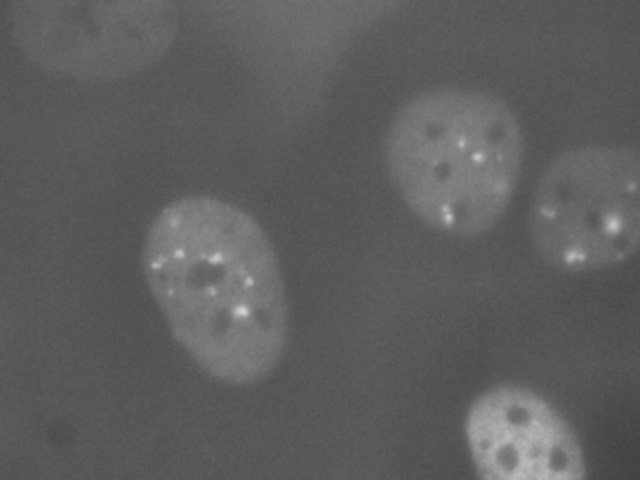
#> input picture 16.png, 640 x 480 px, given as the content of the folder /home/maciek/DOKTORAT/Harry/0Gy, which was not available
$ python test.py   (older library calls are emulated)
#> lines starting #> are read from the running program, lines starting #| are printed output that depends on the picture; after the words box and inside, x2 and y2 are one past the last pixel; in counts of white or black regions, pixels touching at a corner belong together; pictures that were not available may be replaced by others from this repository, and a replacement may not be noted
### image/selectnucleus.py
from . import imagetools as it
import cv2
import numpy as np
import tiffcapture as tc
import json


class SelectNucleus(it.ImageTools):
    """Find each nucleus on the image, split them, enumarate and create new images with nucleus at the center"""

    def __init__(self, path, debug, output_name, windows_sizes = {}):

#> called with path = '_only/16.png', debug = False, output_name = 'test/0'
        self.filename = path.split('/')[-1]
        self.debug = debug
        self.output_name = output_name
        self.current_frame = 0


        # just temporary
        self.big_contour = []
        self.centers = []


        #check if tiff
        if self.filename.split('.')[-1].lower() == 'tif':
            self.tiff = tc.opentiff(path)
            _,temp_img = self.tiff.retrieve()
            temp_img = np.array(temp_img, dtype=np.uint8)
            self.images.append(temp_img)
            for temp_img in self.tiff:
                self.images.append(np.array(temp_img, dtype=np.uint8))
            self.img = np.array(self.images[0], dtype=np.uint8)
            self.images = []
            self.all_frames = len(self.images)

        else:
            self.img_color = cv2.imread(path)
#> self.img_color is the input picture: shape (480, 640, 3); min 65, max 213, mean 94
            self.img = self.img_color

        self.thresh = self.img
        self.org_img = self.img.copy()

        self.img_w, self.img_h = self.img.shape[:2] #TODO: check
#> self.img_w = 480; self.img_h = 640

        self.windows_sizes = windows_sizes
        self.window = {"max_height": 0, "max_width": 0, "min_height": self.img.shape[:2][0], "min_width": self.img.shape[:2][1]}


    def apply_clahe(self, clipLimit=2, tileGridSize=(6,6)):
#> called with clipLimit = 2, tileGridSize = (6, 6)
        clahe = cv2.createCLAHE(clipLimit=clipLimit, tileGridSize=tileGridSize)
        self.img = clahe.apply(self.img)
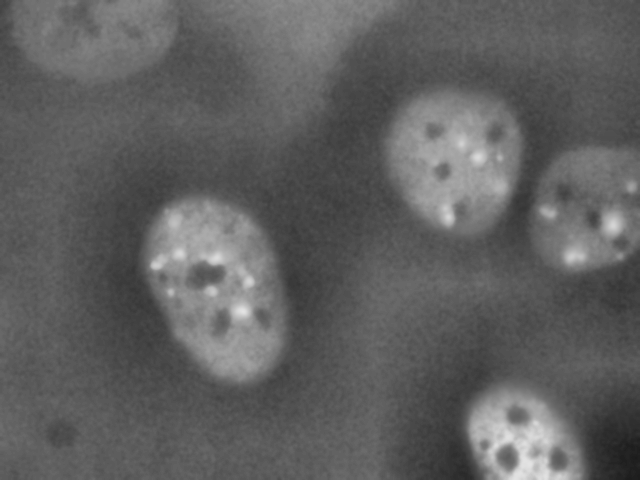
#> self.img: shape (480, 640); min 27, max 227, mean 95.6


    def convert_to_grey_scale(self):
        """creates a temporary greyscale image, later on we will need RGB one too"""
        self.img = cv2.cvtColor(self.img_color, cv2.COLOR_BGR2GRAY)
        self.org_img = self.img.copy()
        # We need some blurring to reduce high frequency noise
        self.img = cv2.GaussianBlur(self.img, (5, 5), 0)

    def apply_threshold(self):
        # _, self.thresh = cv2.threshold(self.img, 100, 255, 0)
        # _, self.thresh = cv2.threshold(self.img, 0,255,cv2.THRESH_BINARY+cv2.THRESH_OTSU)
        self.thresh = cv2.adaptiveThreshold(self.img,255,cv2.ADAPTIVE_THRESH_MEAN_C, cv2.THRESH_BINARY,201,2) #TODO: more algorithms
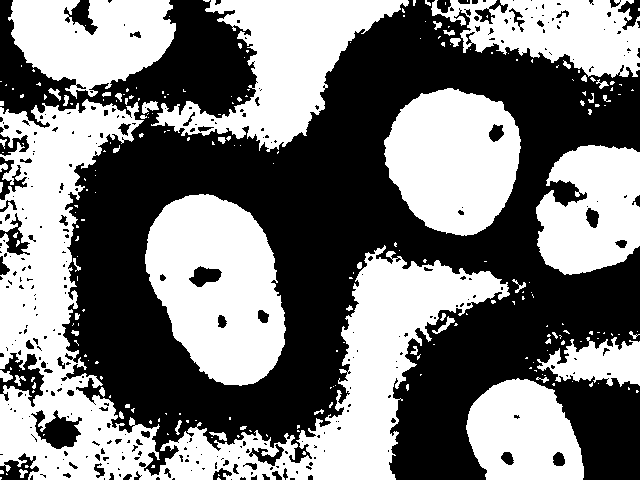
#> self.thresh: shape (480, 640); 48.3% white; 240 white regions (188 under 20 px), largest, box (x1, y1, x2, y2) and area: (0, 99, 510, 480) 52362, (145, 194, 286, 386) 18951, (151, 0, 409, 152) 15512

        # kernel = np.ones((5, 5), np.uint8) #TODO, check which better, this or erode
        # self.thresh = cv2.morphologyEx(self.thresh,cv2.MORPH_OPEN,kernel, iterations = 1)

        kernel = np.ones((5, 5), np.uint8)
        self.thresh = cv2.erode(self.thresh, kernel, iterations=1)
#> self.thresh: shape (480, 640); 36.6% white; 103 white regions (75 under 20 px), largest, box (x1, y1, x2, y2) and area: (147, 196, 283, 383) 17036, (282, 261, 499, 480) 14782, (386, 90, 518, 233) 13713

        kernel = np.ones((4, 4), np.uint8)#TODO: fnd best one
        self.thresh = cv2.dilate(self.thresh, kernel, iterations=5)
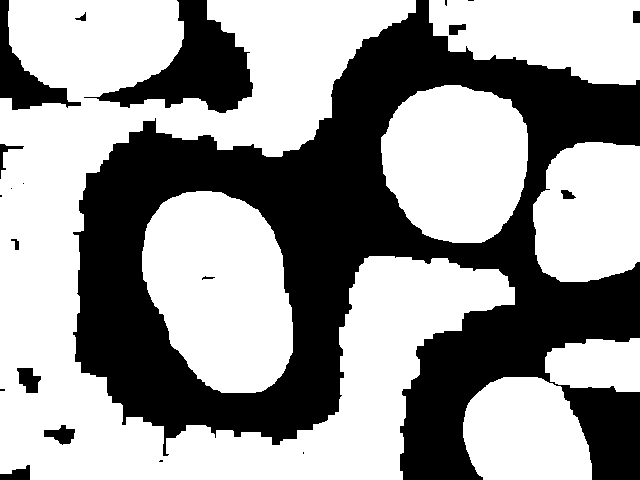
#> self.thresh: shape (480, 640); 60.3% white; 21 black regions (8 under 20 px)
        # kernel = np.ones((2, 2), np.uint8)
        # self.thresh = cv2.dilate(self.thresh, kernel, iterations=5)

    def split_nucleus(self):
        """split image and into few parts, one neclues in each"""
        self.img, contours, hierarchy = cv2.findContours(self.thresh, cv2.RETR_EXTERNAL, cv2.CHAIN_APPROX_SIMPLE)
#> contours = 7 contours; box (x1, y1, x2, y2) and area: (0, 0, 515, 480) 100780, (142, 191, 293, 393) 23066, (381, 85, 528, 243) 18270, (429, 0, 640, 85) 13340, (533, 142, 640, 282) 12822, (463, 377, 592, 480) 10742, (545, 338, 640, 392) 4098

        for i in contours:
            area = cv2.contourArea(i)  # --- find the contour having biggest area ---
            if area > self.img_w * self.img_h * 0.05: #TODO: something  better is needed
                self.big_contour.append(i)
#> this loop made 7 passes
#> area on passes 1 to 7: 10741.5, 4097.5, 23066.5, 12822.5, 18270, 13340, 100780.5
#> after the loop, self.big_contour = 3 contours; box (x1, y1, x2, y2) and area: (0, 0, 515, 480) 100780, (142, 191, 293, 393) 23066, (381, 85, 528, 243) 18270
        #check Solidity
        big_temp = []
        for cnt in self.big_contour:
            area = cv2.contourArea(cnt)
            hull = cv2.convexHull(cnt)
            hull_area = cv2.contourArea(hull)
            solidity = area/hull_area
            if solidity > 0.95:
                big_temp.append(cnt)
#> this loop made 3 passes
#> (area, hull_area, solidity) on passes 1 to 3: (23066.5, 23567, 0.979), (18270, 18620.5, 0.981), (100780.5, 221668.5, 0.455)
#> after the loop, big_temp = 2 contours; box (x1, y1, x2, y2) and area: (142, 191, 293, 393) 23066, (381, 85, 528, 243) 18270
        self.big_contour = big_temp
#> self.big_contour has the same summary as big_temp

        color = [255, 255, 255]
        stencil = np.zeros(self.img.shape).astype(self.img.dtype)
        cv2.fillPoly(stencil, self.big_contour, color)
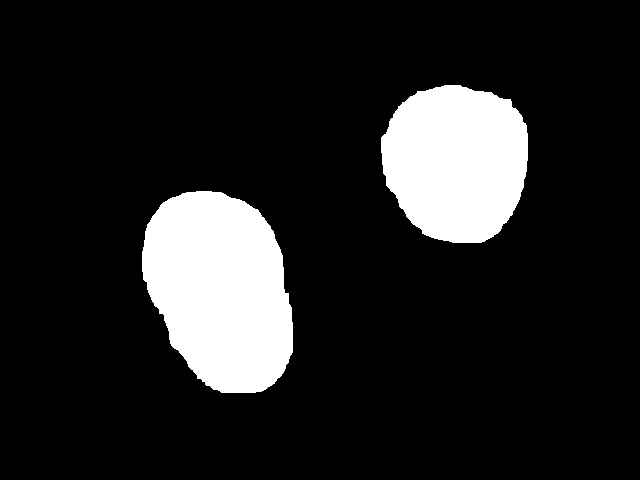
#> stencil: shape (480, 640); 13.6% white; 2 white regions, box (x1, y1, x2, y2) and area: (142, 191, 293, 393) 23336, (381, 85, 528, 243) 18503
        result = cv2.bitwise_and(self.org_img, stencil)
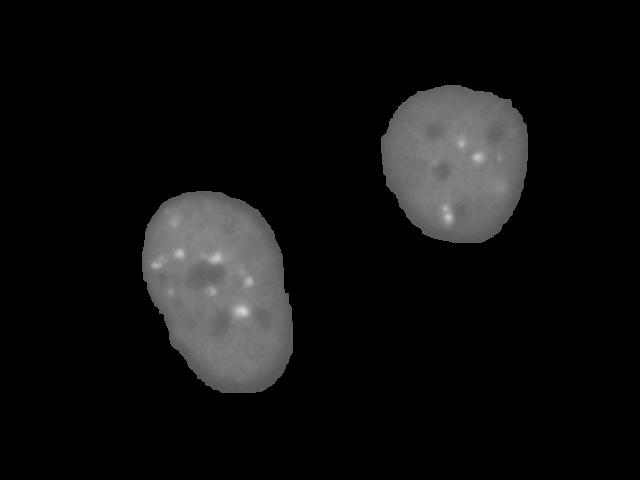
#> result: shape (480, 640); min 0, max 213, mean 15.6

        if not self.debug:
            for idx, contour in enumerate(self.big_contour):
                (x, y, w, h) = cv2.boundingRect(contour)
                self.window["max_width"] = max(self.window["max_width"], w)
                self.window["max_height"] = max(self.window["max_height"], h)
                self.window["min_width"] = max(self.window["min_width"], w)
                self.window["min_height"] = max(self.window["min_height"], h)
                self.windows_sizes[self.filename] = self.window
                print(self.windows_sizes)
                temp_img = result.copy()
                roi = temp_img[y:y+h, x:x+w]
                cv2.imwrite(str(self.output_name) + '_' + 'frame(' + str(self.current_frame)+ ')_' +  str(idx) + '_black' + '.jpg', roi)
                temp_img = self.org_img.copy()
                roi = temp_img[y:y+h, x:x+w]
                cv2.imwrite(str(self.output_name) + '_' + 'frame(' + str(self.current_frame)+ ')_' + str(idx)  + '.jpg', roi)
#> this loop made 2 passes
#> (x, y, w, h) on passes 1 to 2: (142, 191, 151, 202), (381, 85, 147, 158)
#| {'16.png': {'max_height': 202, 'max_width': 151, 'min_height': 480, 'min_width': 640}}
#| {'16.png': {'max_height': 202, 'max_width': 151, 'min_height': 480, 'min_width': 640}}
#> pass 1, in split_nucleus, `roi = temp_img[y:y+h, x:x+w]`:
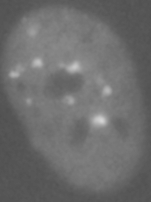
#> roi: shape (202, 151); min 79, max 213, mean 108.9
#> pass 2, in split_nucleus, `roi = temp_img[y:y+h, x:x+w]`:
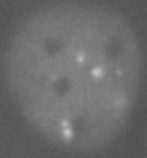
#> roi: shape (158, 147); min 82, max 196, mean 108.3
#> after the loop, self.window = {'max_height': 202, 'max_width': 151, 'min_height': 480, 'min_width': 640}; self.windows_sizes = 1 item


        if self.debug:
            self.img = cv2.cvtColor(self.img, cv2.COLOR_GRAY2RGB)
            for contour in self.big_contour:
                (x, y, w, h) = cv2.boundingRect(contour)
                cv2.rectangle(self.org_img, (x, y), (x + w, y + h), (0, 255, 0), 2)

            cv2.drawContours(self.org_img, self.big_contour, -1, (255, 0, 0), 3)
            # cv2.imshow('i', self.org_img)
            # cv2.waitKey(0)
            cv2.imwrite(str(self.output_name) + '_oryginal.png', self.org_img)


    # [15 lines left out: functions center_nucles, transformation, not called in this run]

    def show_image(self):
        """Displays frame of the image"""
        cv2.imshow('i', self.img)
        cv2.waitKey(0)
        return None

    # [5 lines left out: function show_threshold, not called in this run]

    def save_img(self,name):
        cv2.imwrite(name + '.png', self.img)

    # [6 lines left out: function set_frame, not called in this run]

    def save_window_size(self, path):
        with open(path, "wb") as f:
            f.write(json.dumps(self.windows_sizes).encode("utf-8"))

    def give_window_size(self):
        return self.windows_sizes

### test.py
import image.selectnucleus as sn
import glob


window_size = {}
file_number = 0
# for file in glob.glob("/home/maciek/DOKTORAT/all_data/all_images/*"):

for file in glob.glob("/home/maciek/DOKTORAT/Harry/0Gy/*"):
	# a = sn.SelectNucleus(file,False, 'output_mean_c/'+str(file_number), window_size)
	a = sn.SelectNucleus(file,False, 'test/'+str(file_number), window_size)
	# [8 lines of commented-out code are left out]
	a.convert_to_grey_scale()
	a.show_image()
	a.apply_clahe()
	a.apply_threshold()
	# a.convert_to_grey_scale()
	a.split_nucleus()
	# # a.center_nucles()

	file_number += 1
	window_size = a.give_window_size()
#> window_size = 1 item
	# a.save_window_size('output_mean_c/sizes.json')
	a.save_window_size('test/sizes.json')


# [19 lines of commented-out code are left out]
